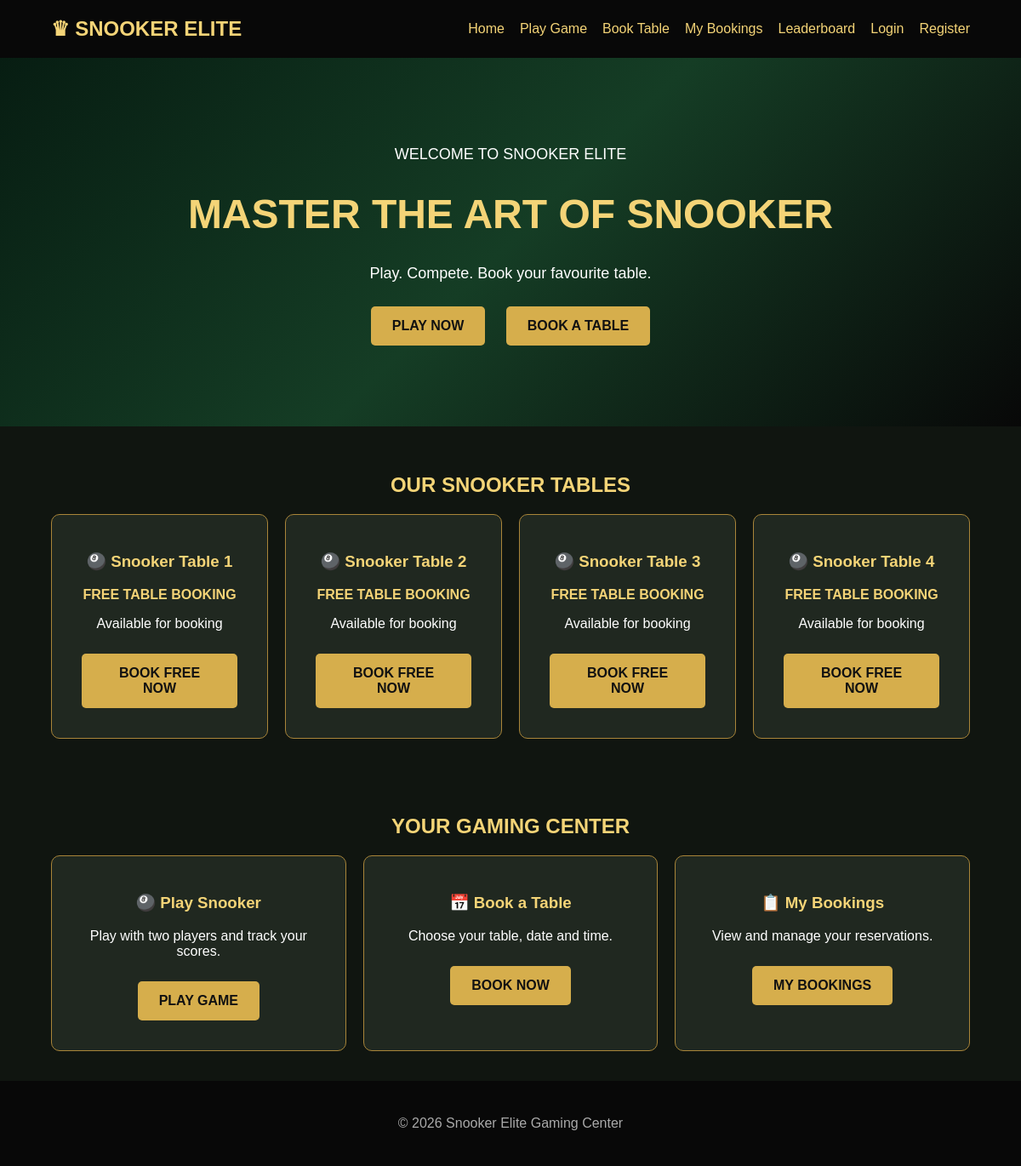
The page / on the database its author committed.
### snooker_config/models.py (models this page shows, shortened)
class SnookerTable(models.Model):
    name = models.CharField(max_length=100, unique=True)
    hourly_rate = models.DecimalField(
    max_digits=8,
    decimal_places=2,
    default=0
)
    is_active = models.BooleanField(default=True)

### views.py (the view)
# urls.py: path('', home, name='home'),
def home(request):
    tables = SnookerTable.objects.filter(is_active=True)
    return render(request, 'home.html', {'tables': tables})

### templates/home.html (shortened to what this page needs)
<!DOCTYPE html>
<html lang="en">
<head>
</head>
<body>
<header>
<h2>♛ SNOOKER ELITE</h2>
<nav>
<a href="/">Home</a>
<a href="/game/">Play Game</a>
<a href="/book-table/">Book Table</a>
<a href="/my-bookings/">My Bookings</a>
<a href="/leaderboard/">Leaderboard</a>
<a href="/login/">Login</a>
<a href="/register/">Register</a>
</nav>
</header>
<div class="hero">
<p>WELCOME TO SNOOKER ELITE</p>
<h1>MASTER THE ART OF SNOOKER</h1>
<p>Play. Compete. Book your favourite table.</p>
<a class="btn" href="/game/">PLAY NOW</a>
<a class="btn" href="/book-table/">BOOK A TABLE</a>
</div>
<section>
<h2>OUR SNOOKER TABLES</h2>
<div class="tables">
{% for table in tables %}
<div class="card">
<h3>🎱 {{ table.name }}</h3>
<p style="color:#f5d477;font-weight:bold;">
    FREE TABLE BOOKING
</p>
<p>{% if table.is_active %}Available for booking{% else %}Unavailable{% endif %}</p>
<a class="btn" href="/book-table/">BOOK FREE NOW</a>
</div>
{% empty %}
<p>No tables are available yet.</p>
{% endfor %}
</div>
</section>
<section>
<h2>YOUR GAMING CENTER</h2>
<div class="tables">
<div class="card">
<h3>🎱 Play Snooker</h3>
<p>Play with two players and track your scores.</p>
<a class="btn" href="/game/">PLAY GAME</a>
</div>
<div class="card">
<h3>📅 Book a Table</h3>
<p>Choose your table, date and time.</p>
<a class="btn" href="/book-table/">BOOK NOW</a>
</div>
<div class="card">
<h3>📋 My Bookings</h3>
<p>View and manage your reservations.</p>
<a class="btn" href="/my-bookings/">MY BOOKINGS</a>
</div>
</div>
</section>
<footer>
<p>© 2026 Snooker Elite Gaming Center</p>
</footer>
</body>
</html>

### templates/home.html (style rules this page uses)
* { box-sizing:border-box }
body { margin:0;background:#101510;color:#f4d477;font-family:Arial }
header { background:#080808;padding:20px 5%;display:flex;justify-content:space-between;align-items:center;flex-wrap:wrap }
header h2 { margin:0 }
nav { display:flex;gap:18px;flex-wrap:wrap }
nav a { color:#f4d477;text-decoration:none }
.hero { text-align:center;padding:85px 20px;background:linear-gradient(135deg,#071d12,#153d25,#080808) }
.hero h1 { font-size:48px }
.hero p { color:white;font-size:18px }
.btn { display:inline-block;background:#d6ae4c;color:#111;padding:14px 25px;text-decoration:none;font-weight:bold;border-radius:5px;margin:10px }
section { padding:35px 5%;text-align:center }
.tables { display:grid;grid-template-columns:repeat(auto-fit,minmax(210px,1fr));gap:20px }
.card { background:#202820;padding:25px;border:1px solid #a98539;border-radius:10px }
.card p { color:white }
footer { text-align:center;background:#080808;padding:25px;color:#aaa }

### rows shown on the page
SnookerTable: name "Snooker Table 1", is_active "Available for booking"
SnookerTable: name "Snooker Table 2", is_active "Available for booking"
SnookerTable: name "Snooker Table 3", is_active "Available for booking"
SnookerTable: name "Snooker Table 4", is_active "Available for booking"
